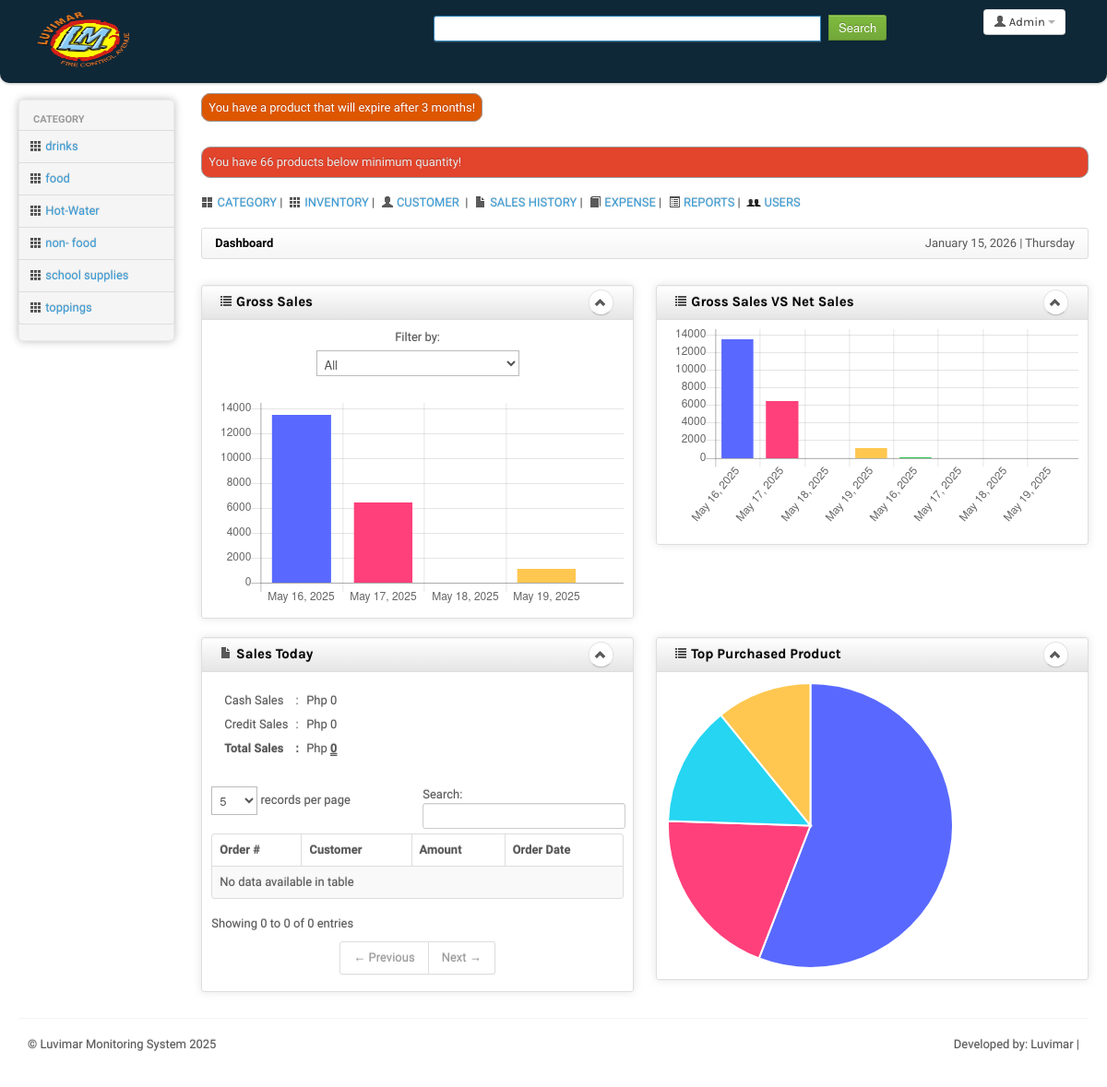
/encrypt.php (signed in), run on the app's committed database.
### tables this page shows
CREATE TABLE `bs_user` (
  `user_id` int(10) unsigned NOT NULL AUTO_INCREMENT,
  `emp_id` varchar(100) NOT NULL DEFAULT '',
  `firstname` varchar(100) NOT NULL DEFAULT '',
  `lastname` varchar(100) NOT NULL DEFAULT '',
  `email` varchar(100) NOT NULL DEFAULT '',
  `username` varchar(100) NOT NULL DEFAULT '',
  `password` varchar(32) NOT NULL DEFAULT '',
  `pass_text` varchar(200) NOT NULL DEFAULT '',
  `title` varchar(100) NOT NULL DEFAULT '',
  `contactno` varchar(100) NOT NULL DEFAULT '',
  `address` text DEFAULT NULL,
  `image` varchar(200) NOT NULL DEFAULT '',
  `thumbnail` varchar(200) NOT NULL DEFAULT '',
  `is_admin` tinyint(1) NOT NULL DEFAULT 1,
  `access_level` int(10) NOT NULL DEFAULT 1,
  `is_main_access` tinyint(1) NOT NULL DEFAULT 1,
  `is_masterfile_access` tinyint(1) NOT NULL DEFAULT 1,
  `is_category_access` tinyint(1) NOT NULL DEFAULT 1,
  `is_cat_a_access` tinyint(1) NOT NULL DEFAULT 1,
  `is_cat_e_access` tinyint(1) NOT NULL DEFAULT 1,
  `is_cat_d_access` tinyint(1) NOT NULL DEFAULT 1,
  `is_customer_access` tinyint(1) NOT NULL DEFAULT 1,
  `is_cust_a_access` tinyint(1) NOT NULL DEFAULT 1,
  `is_cust_e_access` tinyint(1) NOT NULL DEFAULT 1,
  `is_cust_d_access` tinyint(1) NOT NULL DEFAULT 1,
  `is_supplier_access` tinyint(1) NOT NULL DEFAULT 1,
  `is_sup_a_access` tinyint(1) NOT NULL DEFAULT 1,
  `is_sup_e_access` tinyint(1) NOT NULL DEFAULT 1,
  `is_sup_d_access` tinyint(1) NOT NULL DEFAULT 1,
  `is_product_access` tinyint(1) NOT NULL DEFAULT 1,
  `is_prod_a_access` tinyint(1) NOT NULL DEFAULT 1,
  `is_prod_e_access` tinyint(1) NOT NULL DEFAULT 1,
  `is_prod_d_access` tinyint(1) NOT NULL DEFAULT 1,
  `is_receive_access` tinyint(1) NOT NULL DEFAULT 1,
  `is_return_access` tinyint(1) NOT NULL DEFAULT 1,
  `is_sales_access` tinyint(1) NOT NULL DEFAULT 1,
  `is_sale_v_access` tinyint(1) NOT NULL DEFAULT 1,
  `is_sale_d_access` tinyint(1) NOT NULL DEFAULT 1,
  `is_delivery_access` tinyint(1) NOT NULL DEFAULT 1,
  `is_del_v_access` tinyint(1) NOT NULL DEFAULT 1,
  `is_del_d_access` tinyint(1) NOT NULL DEFAULT 1,
  `is_expense_access` tinyint(1) NOT NULL DEFAULT 1,
  `is_exp_a_access` tinyint(1) NOT NULL DEFAULT 1,
  `is_exp_e_access` tinyint(1) NOT NULL DEFAULT 1,
  `is_exp_d_access` tinyint(1) NOT NULL DEFAULT 1,
  `is_report_access` tinyint(1) NOT NULL DEFAULT 1,
  `is_user_access` tinyint(1) NOT NULL DEFAULT 1,
  `is_user_a_access` tinyint(1) NOT NULL DEFAULT 1,
  `is_user_e_access` tinyint(1) NOT NULL DEFAULT 1,
  `is_user_d_access` tinyint(1) NOT NULL DEFAULT 1,
  `added_by` int(10) DEFAULT NULL,
  `modified_by` int(10) DEFAULT NULL,
  `deleted_by` int(10) DEFAULT NULL,
  `is_deleted` tinyint(1) NOT NULL,
  `date_added` varchar(50) DEFAULT NULL,
  `date_modified` varchar(50) DEFAULT NULL,
  `date_deleted` varchar(50) DEFAULT NULL,
  `last_login` varchar(50) DEFAULT NULL,
  `theme` varchar(70) NOT NULL,
  `branch_num` int(11) DEFAULT NULL,
  PRIMARY KEY (`user_id`)
);

CREATE TABLE `tbl_category` (
  `cat_id` int(10) unsigned NOT NULL AUTO_INCREMENT,
  `cat_parent_id` int(11) NOT NULL DEFAULT 0,
  `cat_name` varchar(50) NOT NULL DEFAULT '',
  `cat_description` varchar(200) NOT NULL DEFAULT '',
  `cat_image` varchar(255) NOT NULL DEFAULT '',
  `is_deleted` int(1) NOT NULL,
  PRIMARY KEY (`cat_id`)
);

CREATE TABLE IF NOT EXISTS `bs_setting` (
  `setting_id` int(10) unsigned NOT NULL AUTO_INCREMENT,
  `directory` varchar(100) NOT NULL DEFAULT '',
  `system_title` varchar(100) NOT NULL DEFAULT '',
  `abrv` varchar(70) NOT NULL DEFAULT '',
  `year_developed` year(4) NOT NULL,
  `description` text NOT NULL,
  `developer` varchar(100) NOT NULL,
  `website` varchar(100) NOT NULL,
  PRIMARY KEY (`setting_id`)
);

### include/left-menu.php (the view, shortened to what this page needs)
<div class="span2 main-menu-span">
	<div class="well nav-collapse sidebar-nav">
		<ul class="nav nav-tabs nav-stacked main-menu">
			<li class="nav-header hidden-tablet">Category</li>
			<?php
				$cat = $conn->prepare("SELECT * FROM tbl_category WHERE cat_parent_id = '0' AND is_deleted != '1' ORDER BY cat_name");
				$cat->execute();
				if($cat->rowCount() > 0)
				{
					while($cat_data = $cat->fetch())
					{
			?>
						<li><a class="ajax-link" href="<?php echo WEB_ROOT; ?>sales/index.php?id=<?php echo $cat_data['cat_id']; ?>"><i class="icon-th"></i><span class="hidden-tablet"> <?php echo $cat_data['cat_name']; ?></span></a></li>
			<?php
					}
				}else{}
			?>
		</ul>
	</div>
</div>

### include/header.php (shortened to what this page needs)
<?php
$userId = $_SESSION['user_id'];
$sql = $conn->prepare("SELECT * FROM bs_user WHERE user_id = '$userId' AND is_deleted != '1'");
$sql->execute();
$sql_data = $sql->fetch();
?>
<div class="navbar-inner" style="background: #0f2838;">
	<div class="container-fluid">
		<a class="brand" href="<?php echo WEB_ROOT; ?>index.php"><img src="<?php echo WEB_ROOT; ?>images/branch_logo/main.png" style="height: 60px; width:100px;" /></a>
		<div class="btn-group pull-right">
			<a class="btn dropdown-toggle" data-toggle="dropdown" href="javascript:mod(<?php echo $userId; ?>);">
				<i class="icon-user"></i><span class="hidden-phone"> <?php echo $sql_data['firstname']; ?></span>
				<span class="caret"></span>
			</a>
		</div>
		<?php if ($sql_data['is_admin'] != 1) { ?>
			<div class="top-nav nav-collapse">
				<ul class="nav">
					<li>
						<form method="post" action="<?php echo WEB_ROOT; ?>sales/index.php?view=search" class="navbar-search pull-left">
							<div class="input-append">
								<input name="key" type="text" id="appendedInputButtons" maxlength="50" placeholder="Search" style="width:400px; background:#ffffff;" required autocomplete=off class="search-query span2" />
								<input type="submit" value="Search" class="btn btn-success" />
							</div>
						</form>
					</li>
				</ul>
			</div>
		<?php } else {
		} ?>
	</div>
</div>

### include/footer.php
<?php
	$sett = $conn->prepare("SELECT * FROM bs_setting");
	$sett->execute();
	$sett_data = $sett->fetch();
?>
<p class="pull-left">&copy; <?php echo $sett_data['system_title']; ?> <?php echo $sett_data['year_developed']; ?></p>
<p class="pull-right">Developed by: <?php echo $sett_data['developer']; ?> | <?php echo $sett_data['website']; ?></p>

### global-library/css/charisma-app.css (style rules this page uses)
#prependedInput,#appendedPrependedInput,#appendedInputButtons,#appendedInputButton { width:200px; }
footer .pull-right { float:right; margin-right:10px; }
footer .pull-left { float:left; margin-left:10px; }
.sidebar-nav { min-height:0; box-shadow: 0 0 10px #BDBDBD; -webkit-box-shadow: 0 0 10px #BDBDBD; -moz-box-shadow: 0 0 10px #BDBDBD; border-radius: 5px; -webkit-border-radius: 5px; -moz-border-radius: 5px; margin-bottom: 0; padding-bottom:0; }
.sidebar-nav > ul > li:not(.nav-header) { margin-right:-2px; margin-left:-2px; }
.brand { font-family: 'Calibri', cursive, Arial, serif; letter-spacing:2px; text-shadow:1px 1px 5px rgba(0, 0, 0, 0.5); width:400px; }
.brand img { float:left; height:37px; width:50px; margin-right:5px; }
.navbar-search { margin-left:10px; }
.navbar-inner { border-radius:0 0 10px 10px; -webkit-border-radius:0 0 10px 10px; -moz-border-radius:0 0 10px 10px; padding-top:5px; padding-bottom:5px; }
.pull-left { float:left !important; }
.pull-right { float:right !important; }

### global-library/nyroModal/styles/nyroModalCal.css (style rules this page uses)
body, u , b { text-decoration: none; }

### global-library/global-css.php (style rules this page uses)
body { padding-bottom: 40px; }
.sidebar-nav { padding: 9px 0; }

### data on the page
bs_user: firstname "Admin"
tbl_category: cat_name "drinks"
tbl_category: cat_name "food"
tbl_category: cat_name "Hot-Water"
tbl_category: cat_name "non- food"
tbl_category: cat_name "school supplies"
tbl_category: cat_name "toppings"
bs_setting: system_title "Luvimar Monitoring System", year_developed "2025", developer "Luvimar"

### other printed values
$mqty->rowCount() "66"
$ps "s"
$total_cash "0"
$total_credit "0"
$total_cash + $total_credit "0"
chart data {{ json_encode($sales) }} ["13492.00","6477.00","0.00","1105.00"]
